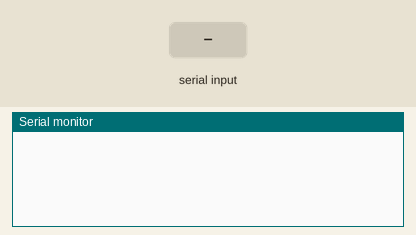
Recording of a sketch running on a simulated Arduino Mega 2560, built with avr-gcc and run on an emulated ATmega2560. Shown: the last lines printed to the serial monitor. Inputs (shaded band) come from the test bench.

Above: at 1.2 s.
1.3 s: "1" received over the second serial link
At 2.1 s:
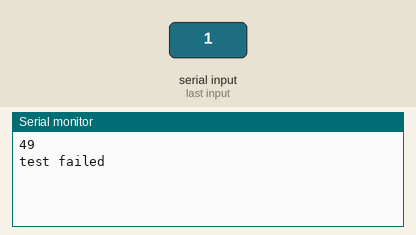
3.0 s: "0" received over the second serial link
At 4.3 s:
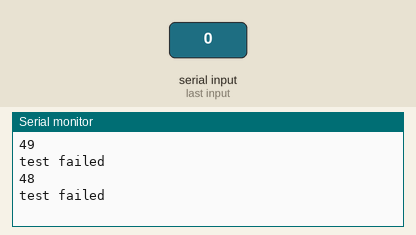
4.5 s: "2" received over the second serial link
At 6.0 s:
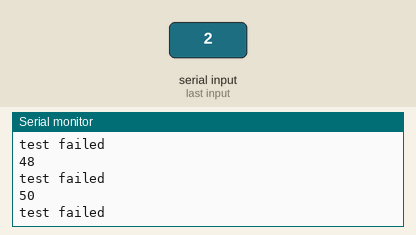

Measured:
- after the input at 1.3 s, the serial monitor: prints a new line after 0.20 s (image 1)
- after the input at 3.0 s, the serial monitor: prints a new line after 0.50 s (image 2)
- after the input at 4.5 s, the serial monitor: prints a new line after 0.50 s (image 3)

The sketch:

test_receive.ino
```cpp
byte b = 0;

void setup() {
  // put your setup code here, to run once:
  Serial.begin(9600);
  Serial1.begin(9600);
}

void loop() {
  test_receive_msgs();
}

boolean test_receive_msgs() {
  if (Serial1.available() > 0) {
    b = Serial1.read();
    Serial.println(b);
    if (b != 42) {
      Serial.println("test failed");
      return false;
    }
  }
  delay(500);
  return true;
}
```
